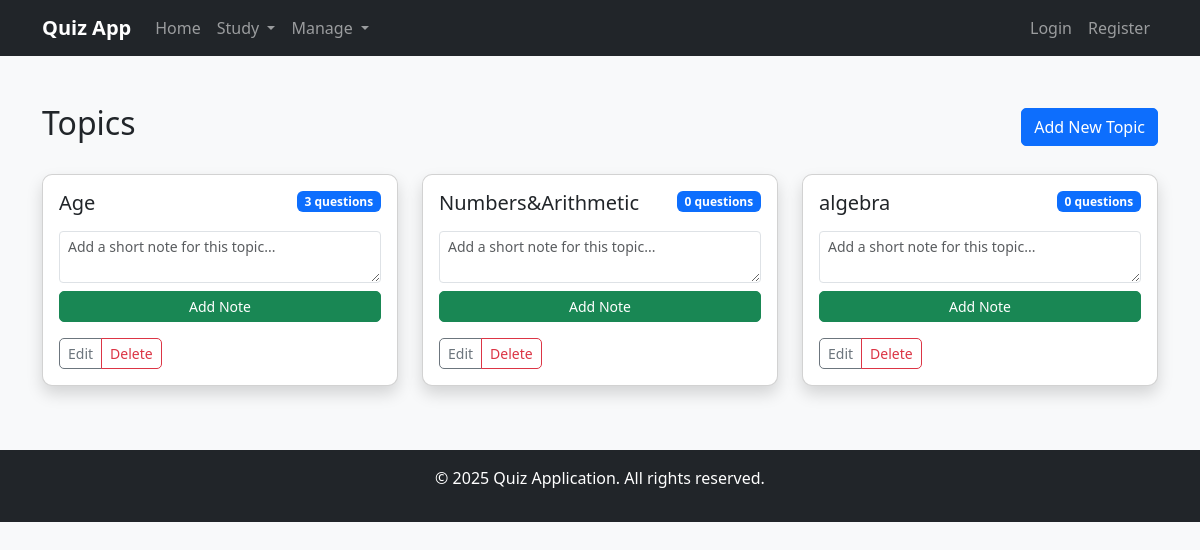
/topics/, run on an earlier commit of the app's database.
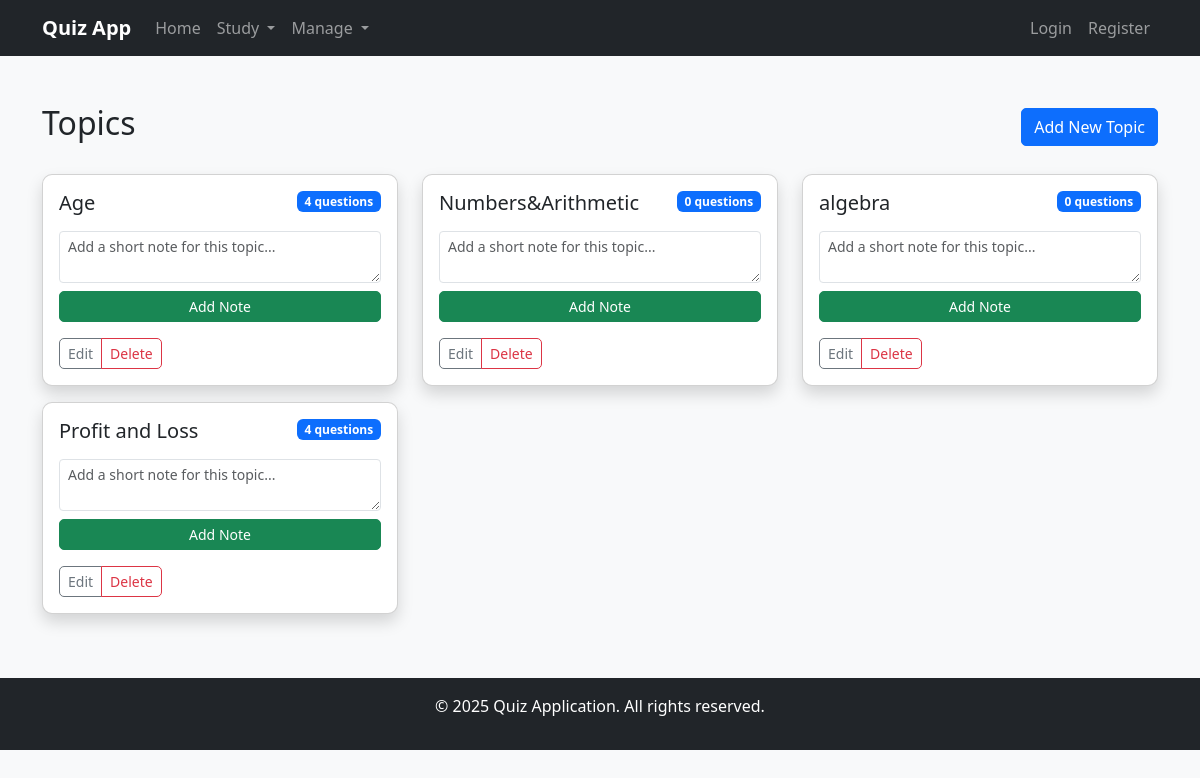
And on a later commit of the database.
### quiz/models.py (models this page shows, shortened)
class Topic(models.Model):
    name = models.CharField(max_length=100, unique=True)

### quiz/views.py (the view)
# urls.py: path("topics/", views.topic_list, name="topic_list"),
def topic_list(request):
    topics = Topic.objects.all()
    notes = {note.topic_id: note for note in TopicNote.objects.all()}
    topics_data = []
    for topic in topics:
        topics_data.append({
            'topic': topic,
            'note': notes.get(topic.id),
            'question_count': topic.questions.count()
        })
    return render(request, 'topic_list.html', {
        'topics_data': topics_data,
        'topics': topics  # Keep for compatibility
    })

### templates/topic_list.html (shortened to what this page needs)
{% extends 'base.html' %}
{% block content %}
<div class="container mt-5">
    <div class="d-flex justify-content-between align-items-center mb-4">
        <h2>Topics</h2>
        <a href="{% url 'topic_create' %}" class="btn btn-primary">Add New Topic</a>
    </div>
    <div class="row">
        {% for data in topics_data %}
        <div class="col-md-4 mb-3">
            <div class="card shadow">
                <div class="card-body">
                    <div class="d-flex justify-content-between align-items-start mb-2">
                        <h5 class="card-title">{{ data.topic.name }}</h5>
                        <span class="badge bg-primary">{{ data.question_count }} questions</span>
                    </div>
                    <form method="post" action="{% url 'topic_note_create' data.topic.id %}" class="mb-3">
                        <div class="mb-2">
                            <textarea name="content" class="form-control form-control-sm" rows="2"
                                     placeholder="Add a short note for this topic..."
                                     maxlength="500">{% if data.note %}{{ data.note.content }}{% endif %}</textarea>
                        </div>
                        <div class="d-flex gap-1 mb-2">
                            <button class="btn btn-sm btn-success flex-fill" type="submit">
                                {% if data.note %}<i class="fas fa-edit"></i> Update{% else %} Add{% endif %} Note
                            </button>
                        </div>
                    </form>
                    <div class="btn-group" role="group">
                        <a href="{% url 'topic_edit' data.topic.pk %}" class="btn btn-sm btn-outline-secondary">Edit</a>
                        <a href="{% url 'topic_delete' data.topic.pk %}" class="btn btn-sm btn-outline-danger">Delete</a>
                    </div>
                </div>
            </div>
        </div>
        {% empty %}
        <div class="col-12">
            <div class="text-center">
                <p>No topics available. <a href="{% url 'topic_create' %}">Create one now</a>!</p>
            </div>
        </div>
        {% endfor %}
    </div>
</div>
{% endblock %}

What changed in the data, as far as the page shows it:
computed for Topic "Age": question_count "3" → "4"
added Topic: topic.name "Profit and Loss", question_count "4"
